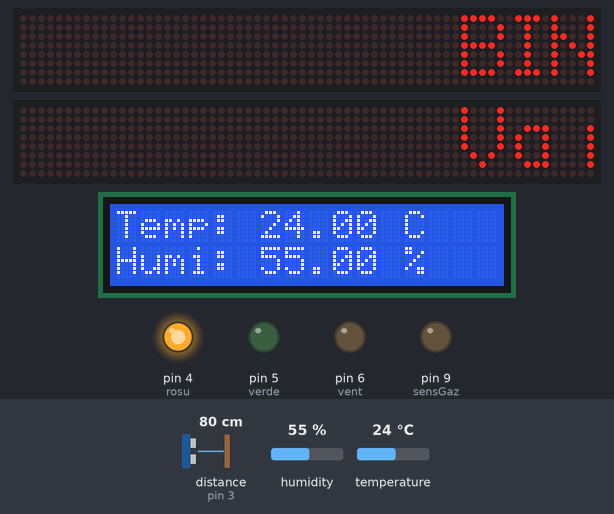
A sketch run on a simulated Arduino Uno, built with avr-gcc and run on an emulated ATmega328P. Shown: 2 × 64×8 LED matrix, 16×2 character LCD, output pins drawn as LEDs (lit = HIGH). The inputs (shaded band) are chosen by the test bench; at power-on: temperature 24 °C, distance to the obstacle (sensor on pin 3) 80 cm, humidity 55 %. The echo pulse lasts 58.3 µs per cm; what the sketch prints to the serial monitor is not drawn.

Above: at 1.24 s.
1.3 s: temperature set to 1 °C
At 2.25 s:
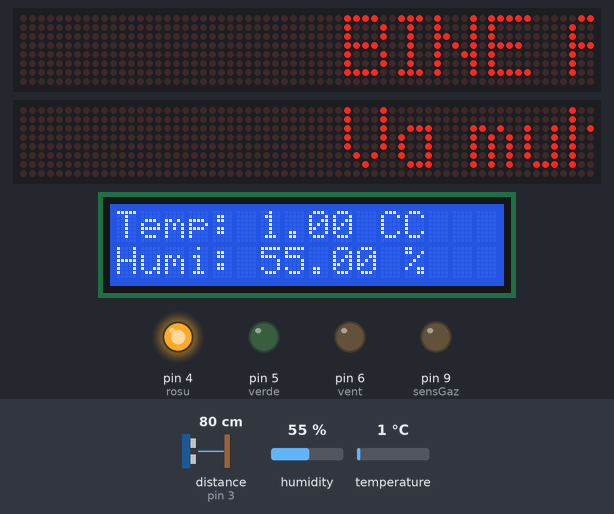
3.0 s: temperature set to 24 °C
At 4.31 s:
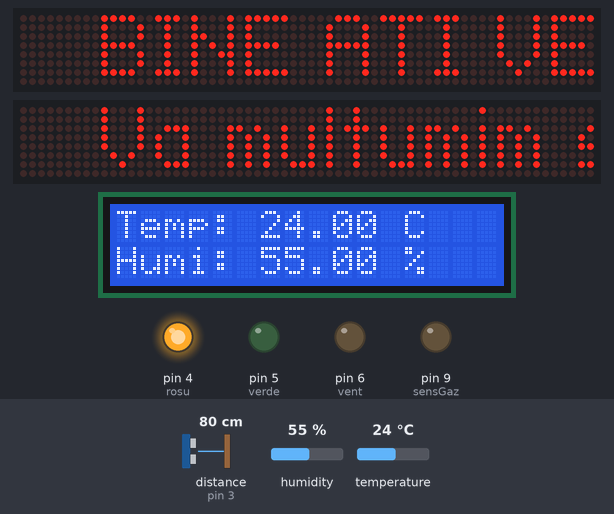
5.8 s: temperature set to 27 °C
At 6.33 s:
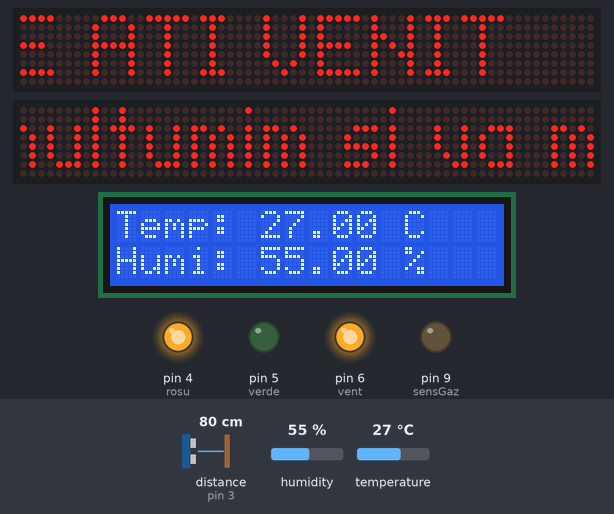
8.0 s: distance to the obstacle (sensor on pin 3) set to 22 cm
11.7 s: distance to the obstacle (sensor on pin 3) set to 17 cm
17.7 s: temperature set to 7 °C
At 23.85 s:
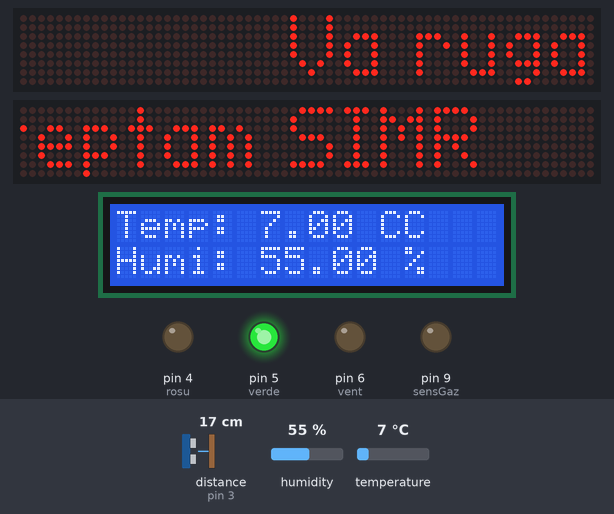
Timing chart, 0 to 23.9 s (numbered marks = the images above; inputs shaded):
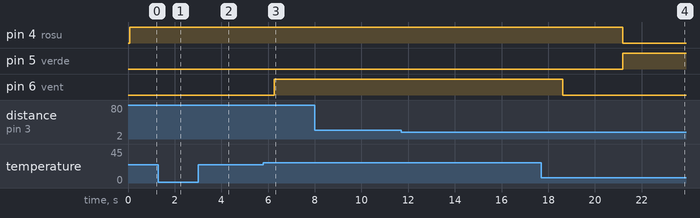

The sketch:

driveThru.ino
```cpp
#include <DHT.h>
#include <DHT_U.h>
#include <MD_Parola.h>
#include <MD_MAX72xx.h>
#include <DistanceSensor.h>
#include <LiquidCrystal_I2C.h>
#include <Wire.h>
constexpr int TrigPin = 2;
constexpr int EchoPin = 3;
DistanceSensor sensor(TrigPin, EchoPin);
LiquidCrystal_I2C lcd(0x27,  16, 2);
#define HARDWARE_TYPE MD_MAX72XX::FC16_HW
#define MAX_DEVICES 8
#define CLK_PIN   13
#define DATA_PIN  11
#define CS_PIN    10
#define CS_PIN1    8
#define DHTPIN 7
#define DHTTYPE DHT11

int rosu= 4;
int verde= 5;
int vent=6;
int sensGaz = 9;

MD_Parola P = MD_Parola(HARDWARE_TYPE, CS_PIN, MAX_DEVICES);
MD_Parola F = MD_Parola(HARDWARE_TYPE, CS_PIN1, MAX_DEVICES);
DHT dht(DHTPIN, DHTTYPE);

struct animations
{
  textEffect_t   anim_in;
  textEffect_t   anim_out;
  const char *   textOut;
  uint16_t       speed;
  uint16_t       pause;
  textPosition_t just;
};
animations text1= { PA_SCROLL_LEFT, PA_SCROLL_LEFT , "BINE ATI VENIT  ", 4, 0, PA_LEFT };
animations text2= { PA_SCROLL_LEFT, PA_SCROLL_LEFT , "Va rugam asteptati  ", 4, 0, PA_LEFT };
animations text3= { PA_SCROLL_LEFT, PA_SCROLL_LEFT , "Va multumim si va mai asteptam  ", 4, 0, PA_LEFT };
animations text4= { PA_SCROLL_LEFT, PA_SCROLL_LEFT , "SIMR  ", 4, 0, PA_LEFT };

void setup() {

  dht.begin();
  Serial.begin(9600);
  P.begin();
  F.begin();
  pinMode(rosu, OUTPUT);
  pinMode(verde, OUTPUT);
  pinMode(vent, OUTPUT);
  pinMode(sensGaz, OUTPUT);
  text1.speed *= P.getSpeed();
  text1.pause *= 500;
  text2.speed *= P.getSpeed();
  text2.pause *= 500;
  text3.speed *= P.getSpeed();
  text3.pause *= 500;
  text4.speed *= P.getSpeed();
  text4.pause *= 500;
  lcd.init();
  lcd.backlight();
}

void loop() {
  int distanta = sensor.getCM();
  Serial.println(digitalRead(sensGaz));

  if (P.displayAnimate() || F.displayAnimate())
  {
    if (distanta>=20)
    {
      P.displayText(text1.textOut, text1.just, text1.speed, text1.pause, text1.anim_in, text1.anim_out);
      F.displayText(text3.textOut, text3.just, text3.speed, text3.pause, text3.anim_in, text3.anim_out);
      digitalWrite(rosu, HIGH);
      digitalWrite(verde, LOW);
      Serial.print("Auto in drive: ");
      Serial.println("rosu aprins");
    }
    else
    {
      P.displayText(text2.textOut, text2.just, text2.speed, text2.pause, text2.anim_in, text2.anim_out);
      F.displayText(text4.textOut, text4.just, text4.speed, text4.pause, text4.anim_in, text4.anim_out);
      digitalWrite(rosu, LOW);
      digitalWrite(verde, HIGH);
      Serial.print("Auto in asteptare ");
      Serial.println("verde aprins");
    }
  }
  float h = dht.readHumidity();
  float t = dht.readTemperature();
  float hic = dht.computeHeatIndex(t, h, false);
  /*if (isnan(t) || isnan(h)) {
    Serial.println("Failed to read from DHT sensor!");
    lcd.setCursor(0, 0);
    lcd.print("Failed to read!");
    lcd.setCursor(0, 1);
    lcd.print("Retrying...");
    delay(2000);
    return;
  }*/
  if (t>25)
  {
     digitalWrite(vent, HIGH);
     Serial.println("Ventilator pornit");
  }
  else
  {
    digitalWrite(vent, LOW);
    Serial.println("Ventilator oprit");
  }
  Serial.print(t);
  Serial.print(F("°C "));
  Serial.print("Temperatura: ");
  Serial.print(t);
  Serial.println(" °C");
  Serial.print("Umiditatea: ");
  Serial.print(h);
  Serial.println(" %");
  lcd.setCursor(0, 0);
  lcd.print("Temp: ");
  lcd.print(t);
  lcd.print(" C");
  lcd.setCursor(0, 1);
  lcd.print("Humi: ");
  lcd.print(h);
  lcd.print(" %");
  //delay(1000);
}
```

Measured:
- the behaviour switches between 25 and 26 °C on temperature (found by bisection; images 2 and 3)
- after the input at 1.3 s, the display: first differs from a run without the input after 0.95 s (image 1)
- after the input at 3.0 s, the display: first differs from a run without the input after 1.3 s (image 2)
- after the input at 5.8 s, pin 6 (vent): LOW → HIGH after 0.47 s
- after the input at 17.7 s, pin 6 (vent): HIGH → LOW after 0.93 s
